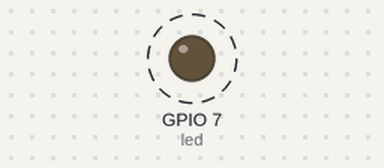
Recording of a sketch running on a simulated ESP32-S3. On the bench: output pins drawn as LEDs (lit = HIGH). Dashed ring = blinking.

Above: at 0.5 s.
Timing chart, 0 to 4.6 s (numbered marks = the images above):
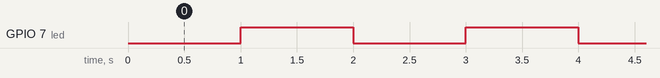

Measured:
- by itself, GPIO 7 (led): alternates HIGH for 1.0 s and LOW for 1.0 s

The sketch:

led_timer.ino
```cpp
hw_timer_t * timer = NULL;
volatile bool ledstate = 0;
const int led = 7;

void setup() {
  // put your setup code here, to run once:
  Serial.begin(115200);
  pinMode(led, OUTPUT);

  timer =  timerBegin(0, 80, true);
  timerAttachInterrupt(timer, & OnTimer, true);
  timerAlarmWrite(timer, 1000000, true);
  timerAlarmEnable(timer);

}

void loop() {
  // put your main code here, to run repeatedly:
  delay(114514);
}

void OnTimer(){
  ledstate = !ledstate;
  digitalWrite(led, ledstate);
}
```
